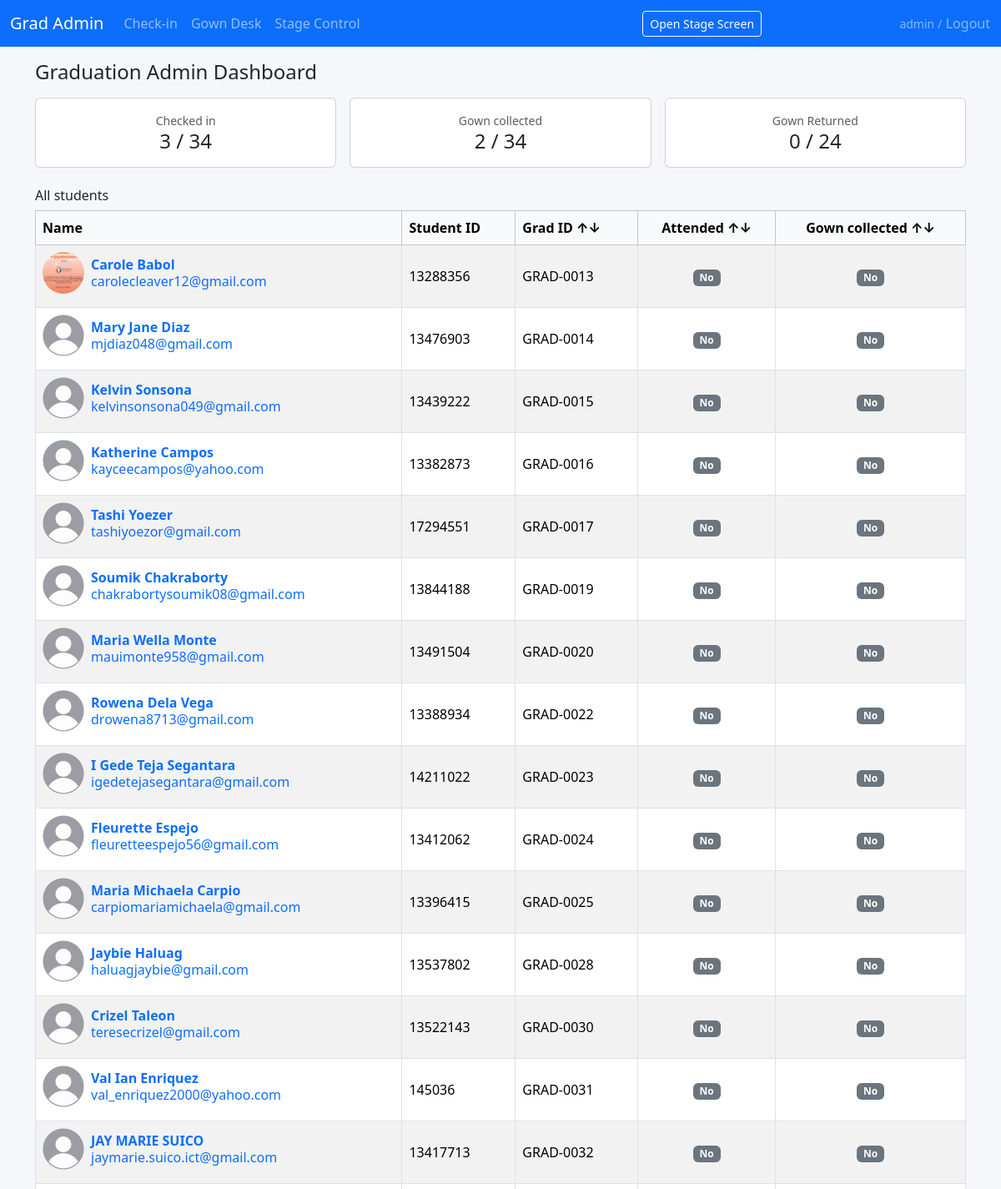
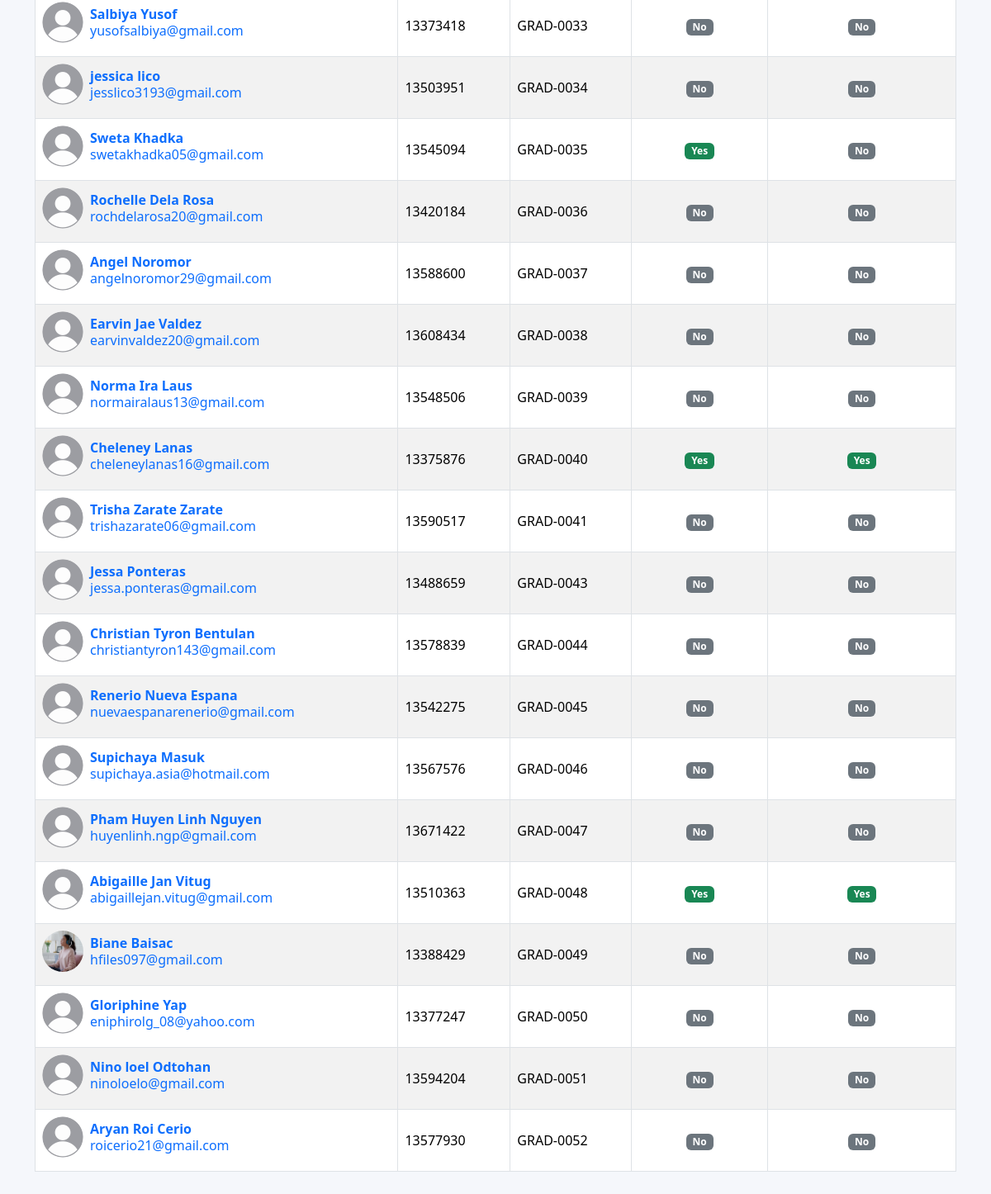
Page / (signed in) on the earlier database version (2 pictures, top to bottom).
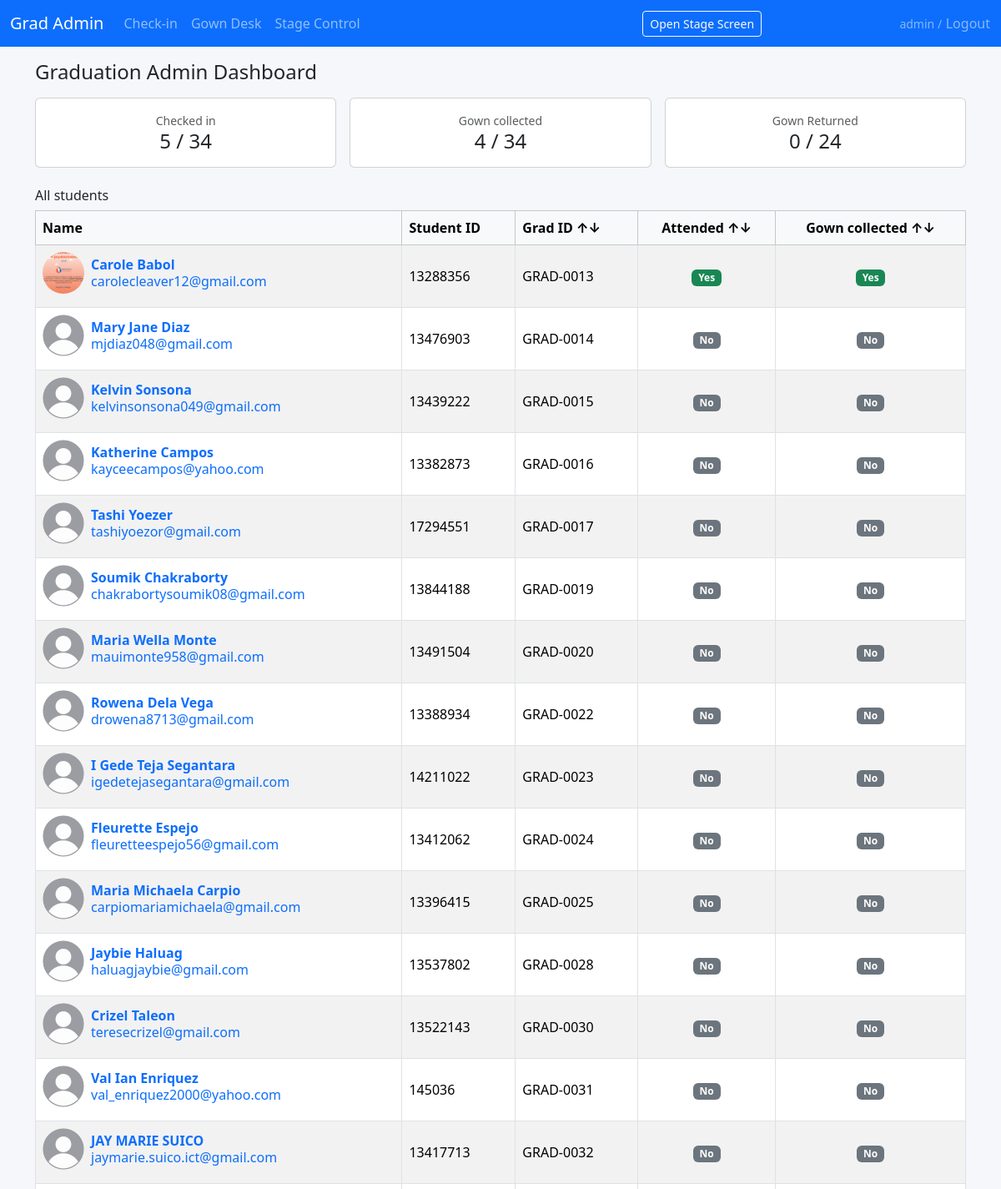
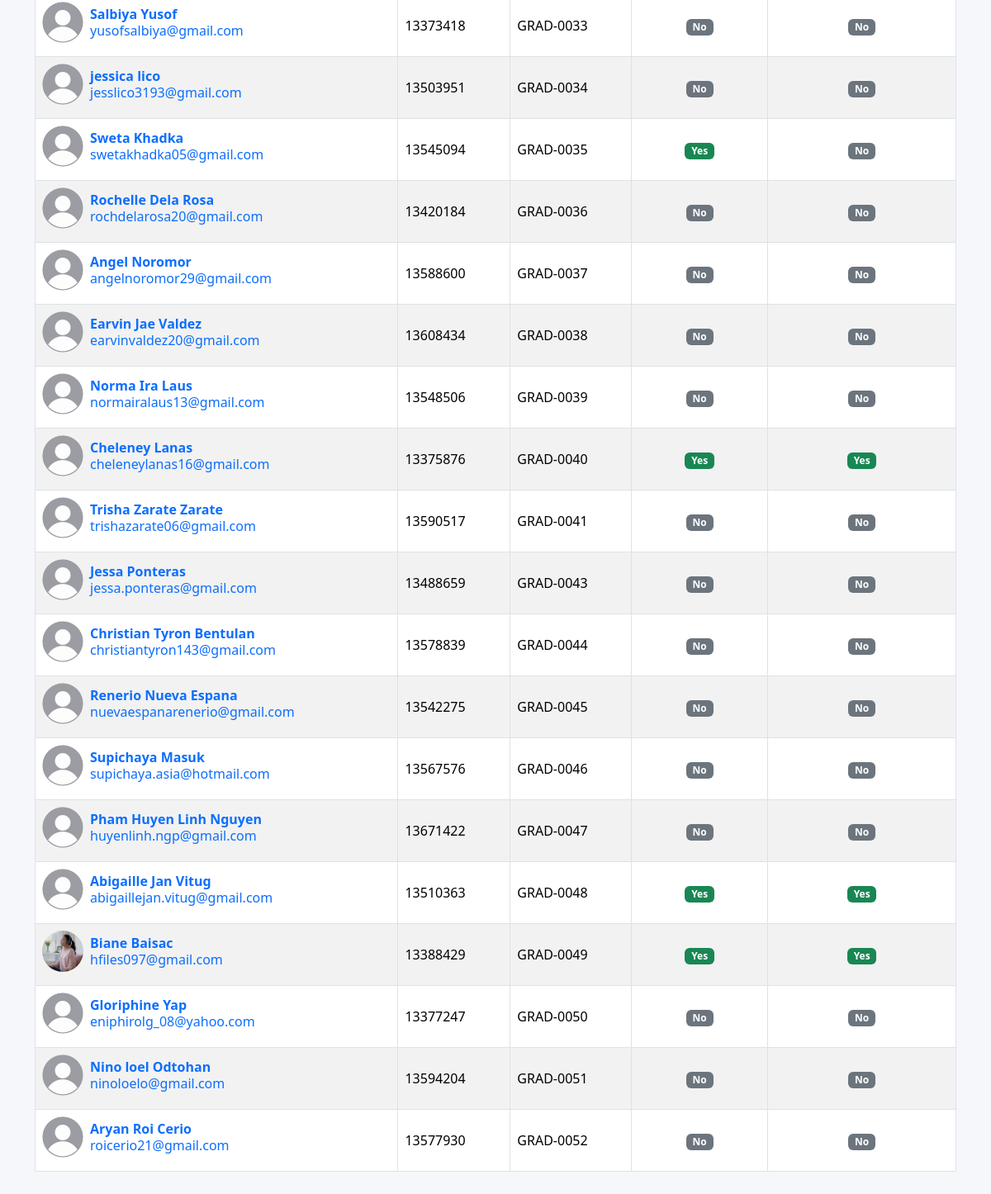
Same page on the later database version (2 pictures, top to bottom).
### ceremony/models.py (models this page shows, shortened)
class Graduate(models.Model):
    submission_date = models.DateTimeField(null=True, blank=True)
    name = models.CharField(max_length=255)
    email = models.EmailField()
    student_id = models.CharField(max_length=50)
    payment_status = models.CharField(max_length=50, blank=True)
    gown_option = models.CharField(
        max_length=50,
        blank=True,
        help_text='Hire or Purchase from form',
    )
    additional_guests = models.PositiveIntegerField(default=0)
    total_amount = models.DecimalField(max_digits=10, decimal_places=2, default=0)
    unique_id = models.CharField(max_length=50, unique=True)
    gown_size = models.CharField(max_length=20, blank=True)
    submission_id = models.CharField(max_length=50, blank=True)
    photo = models.ImageField(upload_to='photos/', null=True, blank=True)
    attended = models.BooleanField(default=False)
    check_in_time = models.DateTimeField(null=True, blank=True)
    checked_in_by = models.CharField(max_length=100, blank=True)
    gown_collected = models.BooleanField(default=False)
    gown_returned = models.BooleanField(default=False)
    gown_notes = models.TextField(blank=True)
    seat_row = models.CharField(max_length=10, blank=True)
    seat_number = models.CharField(max_length=10, blank=True)
    presentation_order = models.PositiveIntegerField(
        null=True, blank=True, help_text='Order for stage presentation'
    )
    display_name = models.CharField(
        max_length=255,
        blank=True,
        help_text='Name as shown on the big screen',
    )
    course_name = models.CharField(
        max_length=255,
        blank=True,
        help_text='Optional – course/qualification to display',
    )
    class Meta:
        ordering = ['presentation_order', 'name']
    def get_photo_or_default(self):
        if self.photo:
            return self.photo.url
        return static('ceremony/default_silhouette_grey.png')

### ceremony/views.py (the view)
# urls.py: path('', views.grad_admin, name='grad_admin'),
@login_required
def grad_admin(request):
    stats = Graduate.objects.aggregate(
        total=Count("id"),
        checked_in=Count("id", filter=Q(attended=True)),
        gown_collected=Count("id", filter=Q(gown_collected=True)),
        gown_returned=Count("id", filter=Q(gown_returned=True)),
        total_gown_to_return=Count("id", filter=Q(gown_option__icontains="hire")),
    )
    total = stats["total"]
    checked_in = stats["checked_in"]
    gown_collected = stats["gown_collected"]
    gown_returned = stats["gown_returned"]
    total_gown_to_return = stats["total_gown_to_return"]
    graduates = Graduate.objects.all().order_by('unique_id')
    sort = request.GET.get("sort", "name")
    if sort in ["attended", "-attended", "gown_collected", "-gown_collected", "unique_id", "-unique_id"]:
        graduates = graduates.order_by(sort)
    context = {
        'total': total,
        'checked_in': checked_in,
        'gown_collected': gown_collected,
        'gown_returned': gown_returned,
        'total_gown_to_return': total_gown_to_return,
        'graduates': graduates,
    }
    return render(request, 'ceremony/grad_admin.html', context)

### ceremony/templates/ceremony/grad_admin.html
{% extends "ceremony/base.html" %}
{% block content %}
<h1 class="h4 mb-3">Graduation Admin Dashboard</h1>
<div class="row g-3 mb-4">
	<div class="col-6 col-md-4">
		<div class="card text-center">
			<div class="card-body">
				<div class="text-muted small">Checked in</div>
				<div class="h4 mb-0">{{ checked_in }} / {{total }}</div>
			</div>
		</div>
	</div>
	<div class="col-6 col-md-4">
		<div class="card text-center">
			<div class="card-body">
				<div class="text-muted small">Gown collected</div>
				<div class="h4 mb-0">{{ gown_collected }} / {{ total }}</div>
			</div>
		</div>
	</div>
	<div class="col-6 col-md-4">
		<div class="card text-center">
			<div class="card-body">
				<div class="text-muted small">Gown Returned</div>
				<div class="h4 mb-0">{{ gown_returned }} / {{ total_gown_to_return }}</div>
			</div>
		</div>
	</div>
</div>
<h2 class="h6 mt-3 mb-2">All students</h2>
<div class="table-responsive">
	<table class="table table-bordered table-hover table-striped align-middle">
		<thead class="table-light">
			<tr>
				<th>Name</th>
				<th>Student ID</th>
				<th><a href="?sort=unique_id" class="text-decoration-none text-black">Grad ID ↑↓</a></th>
				<th class="text-center"><a class="text-decoration-none text-black" href="?sort=-attended">Attended ↑↓</a></th>
				<th class="text-center"><a href="?sort=-gown_collected" class="text-decoration-none text-black">Gown collected ↑↓</a></th>
			</tr>
		</thead>
		<tbody>
			{% for g in graduates %}
			<tr>
				<td>
					<a href="{% url 'student_detail' g.pk %}" class="text-decoration-none">
						{% include "components/user_profile.html" with graduate=g %}
					</a>
				</td>
				<td>{{ g.student_id }}</td>
				<td>{{ g.unique_id }}</td>
				<td class="text-center">
					{% if g.attended %}<span class="badge bg-success">Yes</span>{% else %}<span
						class="badge bg-secondary">No</span>{% endif %}
				</td>
				<td class="text-center">
					{% if g.gown_collected %}<span class="badge bg-success">Yes</span>{% else %}<span
						class="badge bg-secondary">No</span>{% endif %}
				</td>
			</tr>
			{% empty %}
			<tr>
				<td colspan="6" class="text-center text-muted">No students yet.</td>
			</tr>
			{% endfor %}
		</tbody>
	</table>
</div>
{% endblock %}

### ceremony/templates/components/user_profile.html
<div class="d-flex align-items-center mb-2">
    <img src="{{ graduate.get_photo_or_default }}"
         alt="{{ graduate.display_name }}"
         class="rounded-circle me-2"
         style="width:50px; height:50px; object-fit:cover;">
    <div class="d-flex flex-column lh-sm">
        <span class="fw-semibold">
            {{ graduate.display_name }}
        </span>
        <span class="text-small">{{ graduate.email }}</span>
    </div>
</div>

Differences in the rows shown:
changed Graduate "Carole Babol": attended "No" → "Yes"; gown_collected "No" → "Yes"
changed Graduate "Biane Baisac": attended "No" → "Yes"; gown_collected "No" → "Yes"
Other differences:
{{ checked_in }}: "3" → "5"
{{ gown_collected }}: "2" → "4"
